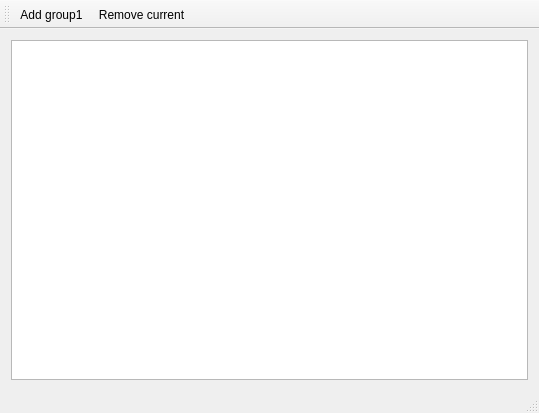
<?xml version="1.0" encoding="UTF-8"?>
<ui version="4.0">
 <class>MainWindow</class>
 <widget class="QMainWindow" name="MainWindow">
  <property name="geometry">
   <rect>
    <x>0</x>
    <y>0</y>
    <width>539</width>
    <height>413</height>
   </rect>
  </property>
  <property name="windowTitle">
   <string>MainWindow</string>
  </property>
  <widget class="QWidget" name="centralWidget">
   <layout class="QVBoxLayout" name="verticalLayout">
    <item>
     <widget class="QTreeView" name="treeView"/>
    </item>
   </layout>
  </widget>
  <widget class="QMenuBar" name="menuBar">
   <property name="geometry">
    <rect>
     <x>0</x>
     <y>0</y>
     <width>539</width>
     <height>21</height>
    </rect>
   </property>
  </widget>
  <widget class="QToolBar" name="mainToolBar">
   <attribute name="toolBarArea">
    <enum>TopToolBarArea</enum>
   </attribute>
   <attribute name="toolBarBreak">
    <bool>false</bool>
   </attribute>
   <addaction name="actionAdd_group1"/>
   <addaction name="actionRemove_current"/>
  </widget>
  <widget class="QStatusBar" name="statusBar"/>
  <action name="actionAdd_group1">
   <property name="text">
    <string>Add group1</string>
   </property>
  </action>
  <action name="actionRemove_current">
   <property name="text">
    <string>Remove current</string>
   </property>
  </action>
 </widget>
 <layoutdefault spacing="6" margin="11"/>
 <resources/>
 <connections/>
</ui>
